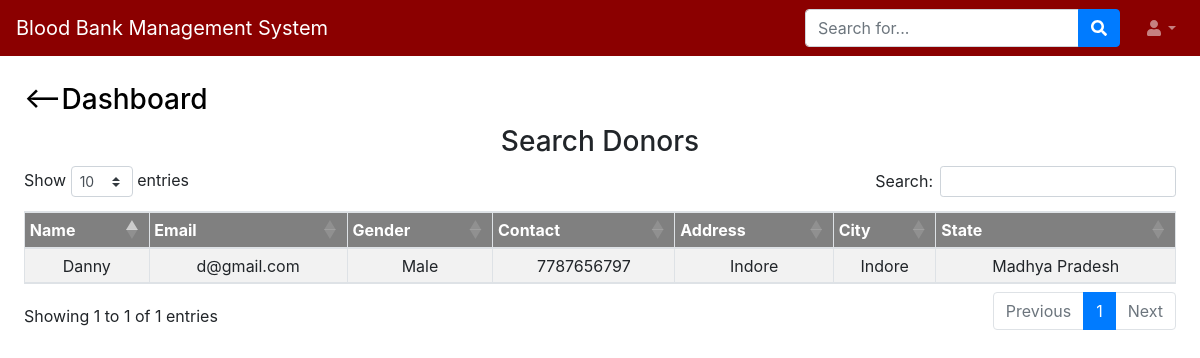
Page /search_donors/ (signed in) on the committed database.
### application/models.py (models this page shows, shortened)
class donor_details(db.Model):
	id = db.Column(db.Integer, primary_key=True)
	d_id = db.Column(db.Integer, unique=True,nullable=False)
	name = db.Column(db.String(50),  nullable=False)
	email = db.Column(db.String(120), unique=True, nullable=False)
	gender = db.Column(db.String(20),  nullable=False)
	dob = db.Column(db.DateTime(10))
	age = db.Column(db.Integer,nullable=False)
	blood_group = db.Column(db.String(20),  nullable=False)
	weight = db.Column(db.Integer,nullable=False)
	contact = db.Column(db.Integer, nullable=False)
	address = db.Column(db.String(100),  nullable=False)
	city = db.Column(db.String(50), nullable=False)
	state = db.Column(db.String(50), nullable=False)
	status = db.Column(db.String(20), default="Active")
	register_date = db.Column(db.DateTime,default=db.func.current_timestamp())
	updation_date = db.Column(db.String(50),default="0")
	donor_donate_relnshp = db.relationship('blood_stock', backref='donor_details', lazy='dynamic')

### application/routes.py (the view)
@app.route('/search_donors/')
@login_required
def view_all_donor_user():
		details  = donor_details.query.order_by(donor_details.id).all()
		return render_template('view_all_donors.html',details=details)

### application/models.py (called while the page is built)
@login_manager.user_loader
def load_user(user_id):
	return User.query.get(int(user_id))

### application/templates/view_all_donors.html (shortened to what this page needs)
{% extends "user_dashboard.html" %}
 {% block content %}
        <h3 ><a href="{{url_for('user_dashboard')}}" style="color: black;text-decoration: none;" > <--Dashboard</a></h3>
        <h3 style="text-align: center;">Search Donors</h3>
            {%if details%}
            <table id="dtVerticalScrollExample" class="table table-striped table-bordered table-sm" cellspacing="0" width="100%" style="text-align: center;margin-top: 60px;">
          <thead style="color: white;background: grey;">
            <tr>
              <th class="th-sm">Name
              </th>
              <th class="th-sm">Email
              </th>
              <th class="th-sm">Gender
              </th>
              <th class="th-sm">Contact
              </th>
              <th class="th-sm">Address
              </th>
              <th class="th-sm">City
              </th>
              <th class="th-sm">State
              </th>
            </tr>
          </thead>
          <tbody>
            {% for d in details %}
                    <tr>
                        <td>{{d.name}}</td>
                        <td>{{d.email}}</td>
                        <td>{{d.gender}}</td>
                        <td>{{d.contact}}</td>
                        <td>{{d.address}}</td>
                        <td>{{d.city}}</td>
                        <td>{{d.state}}</td>
                    </tr>
            {% endfor %}
          </tbody>
        </table>
        {%else%}
        <h3 style="color: red;text-align: center;margin-top: 50px;">No Data Available</h3>
        {%endif%}
  </div>
{% endblock %}

### application/static/css/style.css (style rules this page uses)
body, html { height: 100%; }
* { box-sizing: border-box; }

### rows in the picture
donor_details: name "Danny", email "d@gmail.com", gender "Male", contact "7787656797", address "Indore", city "Indore", state "Madhya Pradesh"
